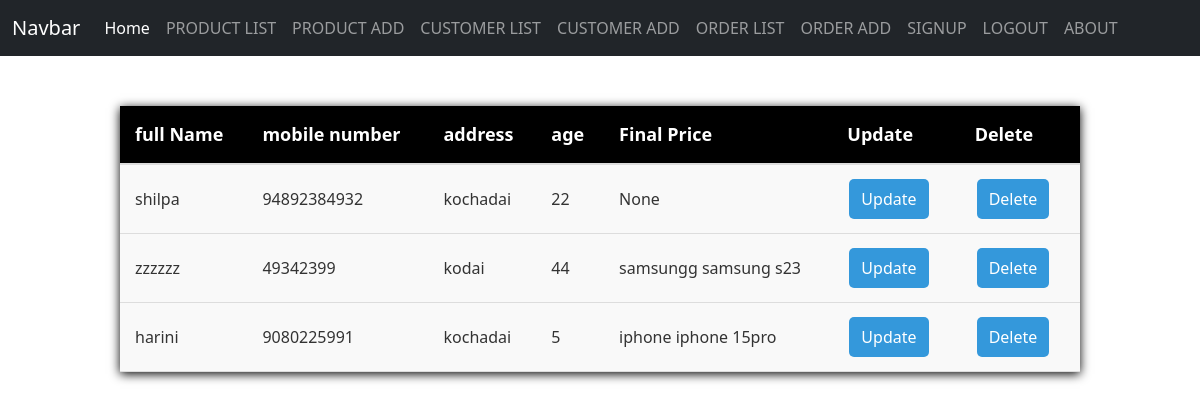
The page /customer/customerlist/ on the database its author committed.
### customer/models.py (models this page shows)
class customer(models.Model):
    full_name=models.CharField(max_length=200,null=True)
    mobile_number=models.CharField(max_length=20,null=True)
    address=models.CharField(max_length=200,null=True)
    age=models.IntegerField(default=0)
    product_ref = models.ForeignKey(Product,on_delete=models.SET_NULL,null=True)
    def __str__(self):
        return self.full_name

### product/models.py (models this page shows)
class Product(models.Model):
    brand_name=models.CharField(max_length=200,null=True)
    model_name=models.CharField(max_length=200,null=True)
    price=models.IntegerField(default=0)
    gst=models.FloatField(default=0)
    final_price=models.IntegerField(default=0)
    def __str__(self):
        return self.brand_name + " " + self.model_name

### customer/views.py (the view)
# urls.py: path('customerlist/',customerlist),
def customerlist(request):
    data={"customerlist":customer.objects.all()}
    print(data)
    return render(request,'customerlist.html',data)

### Frontend/templates/customerlist.html (shortened to what this page needs)
{% extends 'base.html' %}
{% block content %}
<table>
    <tr>
        <th>full Name</th>
        <th>mobile number</th>
        <th>address</th>
        <th>age</th>
        <th>Final Price</th>
        <th>Update</th>
        <th>Delete</th>
    </tr>
    {% for i in customerlist %}
    <tr>
        <td>{{ i.full_name }}</td>
        <td>{{ i.mobile_number }}</td>
        <td>{{ i.address }}</td>
        <td>{{ i.age }}</td>
        <td>{{ i.product_ref }}</td>
        <td>
            <a href="{% url 'cust_update' i.id %}">
                <button>Update</button>
            </a>
        </td>
        <td>
            <a href="{% url 'cust_delete' i.id %}">
                <button>Delete</button>
            </a>
        </td>
    </tr>
    {% endfor %}
</table>
{% endblock %}

### Frontend/templates/base.html (shortened to what this page needs)
<!DOCTYPE html>
<html lang="en">
<head>
    {% load bootstrap5 %}
    {% bootstrap_css %}
</head>
<body>
   {% include "navbar.html"%}
    {% block content %}
    {% endblock %}
</body>
</html>

### Frontend/templates/navbar.html (shortened to what this page needs)
<nav class="navbar navbar-expand-lg bg-dark navbar-dark">
    <div class="container-fluid">
      <a class="navbar-brand" href="#">Navbar</a>
      <div class="collapse navbar-collapse" id="navbarNav">
        <ul class="navbar-nav">
          <li class="nav-item">
            <a class="nav-link active" aria-current="page" href="/product/home/">Home</a>
          </li>
          <li class="nav-item">
            <a class="nav-link" href="/product/productlist/">PRODUCT LIST</a>
          </li>
          <li class="nav-item">
            <a class="nav-link" href="/product/productadd/">PRODUCT ADD</a>
          </li>
          <li class="nav-item">
            <a class="nav-link" href="/customer/customerlist/">CUSTOMER LIST</a>
          </li>
          <li class="nav-item">
            <a class="nav-link" href="/customer/customeradd/">CUSTOMER ADD</a>
          </li>
          <li class="nav-item">
            <a class="nav-link" href="/order/orderlist/">ORDER LIST</a>
          </li>
          <li class="nav-item">
            <a class="nav-link" href="/order/orderadd/">ORDER ADD</a>
          </li>
            <a class="nav-link" href="/signup/">SIGNUP</a>
            <a class="nav-link" href="/logout/">LOGOUT</a>
          <li class="nav-item">
            <a class="nav-link"  href="/product/about/">ABOUT</a>
          </li>
        </ul>
      </div>
    </div>
  </nav>

### Frontend/templates/customerlist.html (style rules this page uses)
table { width: 80%; margin: 50px auto; border-collapse: collapse; box-shadow: 0 2px 10px black; background-color: #f9f9f9; }
th { background-color: black; color: white; padding: 15px; text-align: left; font-size: 18px; border-bottom: 2px solid #ddd; }
td { padding: 12px 15px; border-bottom: 1px solid #ddd; font-size: 16px; color: #333; }
button { padding: 8px 12px; background-color: #3498db; color: white; border: none; border-radius: 5px; cursor: pointer; transition: background-color 0.3s ease; margin: 2px; }
td a { display: inline-block; margin-right: 5px; }

### rows shown on the page
customer: full_name "shilpa", mobile_number "94892384932", address "kochadai", age "22", product_ref "None"
customer: full_name "zzzzzz", mobile_number "49342399", address "kodai", age "44", product_ref "samsungg samsung s23"
customer: full_name "harini", mobile_number "9080225991", address "kochadai", age "5", product_ref "iphone iphone 15pro"
